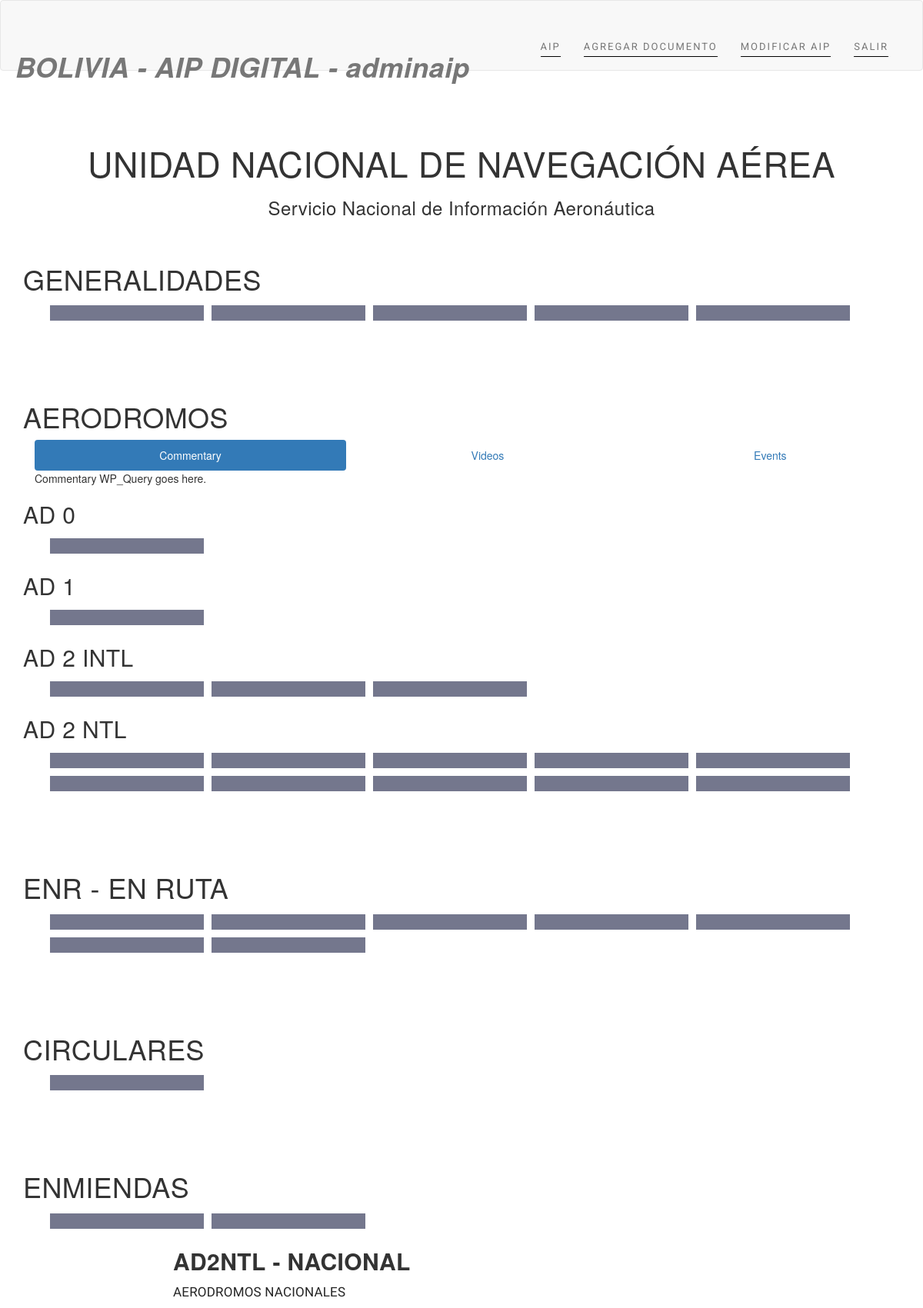
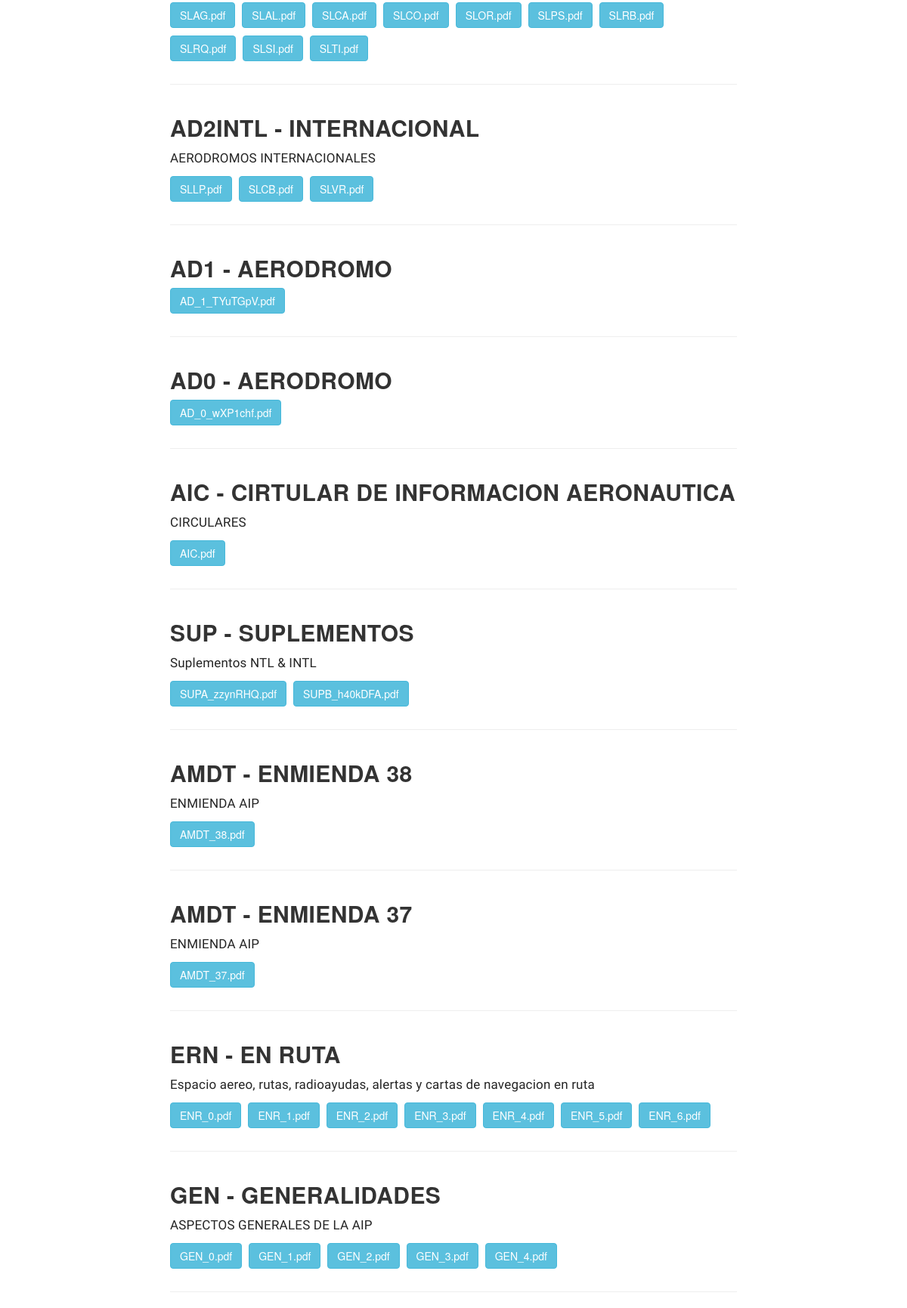
The app's page / (signed in, upper part) with its own data (2 pictures, top to bottom).
### documents/models.py (models this page shows, shortened)
class Document(models.Model):
	uploaded_by	= models.ForeignKey(User, on_delete=models.CASCADE,)
	title 		= models.CharField(max_length=120, null=False, blank=False)
	description = models.TextField(null=True, blank=True)
	timestamp	= models.DateTimeField(auto_now_add=True)
	updated		= models.DateTimeField(auto_now=True)
	slug 		= models.SlugField(null=True, blank=True)

class DocumentUpload(models.Model):
	document_id		= models.IntegerField(default=0)
	name			= models.CharField(max_length=120, null=True, blank=True)
	document_url 	= models.FileField(null=True, blank=True)
	def __str__(self):
		return str(self.document_url)

### documents/views.py (the view)
# urls.py: url(r'^$', display_documents, name='view'),
@login_required()
def display_documents(request):
    template_name = "documents/display_documents.html"
    queryset1 = Document.objects.all().order_by("-pk")
    queryset2 = DocumentUpload.objects.all()
    cdn = CDN_DOMAIN
    context = {"object_list": queryset1, "document_list": queryset2, "cdn": cdn}
    return render(request, template_name, context)

### documents/templatetags/apptags.py (called while the page is built)
@register.filter(name='split')
def split(value, key):
    return value.split(key)

### documents/templates/documents/display_documents.html (shortened to what this page needs)
{% extends "base.html" %}
{% load static %}
{% load apptags %}
{% block CSS %}
<link rel='stylesheet' href='https://maxcdn.bootstrapcdn.com/bootstrap/3.3.5/css/bootstrap.min.css'>
{% endblock CSS %}
{% block content %}
<section>
	<div class="container">
		<div class="row">
			<div class="col-lg-12 text-center">
				<div class="section-title">
					<h2>Unidad Nacional de Navegación Aérea</h2>
					<h3>Servicio Nacional de Información Aeronáutica</h3>
				</div>
			</div>
		</div>
		<h1>GENERALIDADES</h1>
		<div class="container-fluid contenedor text-center">
			<div class=" container text-center">
				{% for obj in object_list %}
				{% with obj.title|split:' - ' as vec_titulos %}
				{% ifequal vec_titulos.0 'GEN' %}
				{% for doc in document_list %}
				{% if doc.document_id == obj.id %}
				<a href="http://google.com" target="_blank" rel="noopener noreferrer">
					<div class="col-lg-4 col-md-4 col-sm-6 col-xs-12 container_foto ">
						<article class="text-left">
						</article>
					</div>
				</a>
				{% endif %}
				{% endfor %}
				{% endifequal%}
				{% endwith%}
				{% endfor%}
			</div>
		</div>
		<br>
		<br>
		<br>
		<br>
		<h1>AERODROMOS</h1>
		<div class="container">
			<ul id="myTabs" class="nav nav-pills nav-justified" role="tablist" data-tabs="tabs">
				<li class="active"><a href="#Commentary" data-toggle="tab">Commentary</a></li>
				<li><a href="#Videos" data-toggle="tab">Videos</a></li>
				<li><a href="#Events" data-toggle="tab">Events</a></li>
			</ul>
			<div class="tab-content">
				<div role="tabpanel" class="tab-pane fade in active" id="Commentary">Commentary WP_Query goes here.
				</div>
			</div>
		</div>
		<h2>AD 0</h2>
		<div class="container-fluid contenedor text-center">
			<div class=" container text-center">
				{% for obj in object_list %}
				{% with obj.title|split:' - ' as vec_titulos %}
				{% ifequal vec_titulos.0 'AD0' %}
				{% for doc in document_list %}
				{% if doc.document_id == obj.id %}
				<a href="http://google.com" target="_blank" rel="noopener noreferrer">
					<div class="col-lg-4 col-md-4 col-sm-6 col-xs-12 container_foto ">
						<article class="text-left">
						</article>
					</div>
				</a>
				{% endif %}
				{% endfor %}
				{% endifequal%}
				{% endwith%}
				{% endfor%}
			</div>
		</div>
		<h2>AD 1</h2>
		<div class="container-fluid contenedor text-center">
			<div class=" container text-center">
				{% for obj in object_list %}
				{% with obj.title|split:' - ' as vec_titulos %}
				{% ifequal vec_titulos.0 'AD1' %}
				{% for doc in document_list %}
				{% if doc.document_id == obj.id %}
				<a href="http://google.com" target="_blank" rel="noopener noreferrer">
					<div class="col-lg-4 col-md-4 col-sm-6 col-xs-12 container_foto ">
						<article class="text-left">
						</article>
					</div>
				</a>
				{% endif %}
				{% endfor %}
				{% endifequal%}
				{% endwith%}
				{% endfor%}
			</div>
		</div>
		<h2>AD 2 INTL</h2>
		<div class="container-fluid contenedor text-center">
			<div class=" container text-center">
				{% for obj in object_list %}
				{% with obj.title|split:' - ' as vec_titulos %}
				{% ifequal vec_titulos.0 'AD2INTL' %}
				{% for doc in document_list %}
				{% if doc.document_id == obj.id %}
				<a href="http://google.com" target="_blank" rel="noopener noreferrer">
					<div class="col-lg-4 col-md-4 col-sm-6 col-xs-12 container_foto ">
						<article class="text-left">
						</article>
					</div>
				</a>
				{% endif %}
				{% endfor %}
				{% endifequal%}
				{% endwith%}
				{% endfor%}
			</div>
		</div>
		<h2>AD 2 NTL</h2>
		<div class="container-fluid contenedor text-center">
			<div class=" container text-center">
				{% for obj in object_list %}
				{% with obj.title|split:' - ' as vec_titulos %}
				{% ifequal vec_titulos.0 'AD2NTL' %}
				{% for doc in document_list %}
				{% if doc.document_id == obj.id %}
				<a href="http://google.com" target="_blank" rel="noopener noreferrer">
					<div class="col-lg-4 col-md-4 col-sm-6 col-xs-12 container_foto ">
						<article class="text-left">
						</article>
					</div>
				</a>
				{% endif %}
				{% endfor %}
				{% endifequal%}
				{% endwith%}
				{% endfor%}
			</div>
		</div>
		<br>
		<br>
		<br>
		<br>
		<h1>ENR - EN RUTA</h1>
		<div class="container-fluid contenedor text-center">
			<div class=" container text-center">
				{% for obj in object_list %}
				{% with obj.title|split:' - ' as vec_titulos %}
				{% ifequal vec_titulos.0 'ERN' %}
				{% for doc in document_list %}
				{% if doc.document_id == obj.id %}
				<a href="http://google.com" target="_blank" rel="noopener noreferrer">
					<div class="col-lg-4 col-md-4 col-sm-6 col-xs-12 container_foto ">
						<article class="text-left">
						</article>
					</div>
				</a>
				{% endif %}
				{% endfor %}
				{% endifequal%}
				{% endwith%}
				{% endfor%}
			</div>
		</div>
		<br>
		<br>
		<br>
		<br>
		<h1>CIRCULARES</h1>
		<a href="http://google.com" target="_blank" rel="noopener noreferrer">
			<div class="container-fluid contenedor text-center">
				<div class=" container text-center">
					{% for obj in object_list %}
					{% with obj.title|split:' - ' as vec_titulos %}
					{% ifequal vec_titulos.0 'AIC' %}
					{% for doc in document_list %}
					{% if doc.document_id == obj.id %}
					<div class="col-lg-4 col-md-4 col-sm-6 col-xs-12 container_foto ">
						<article class="text-left">
						</article>
					</div>
					{% endif %}
					{% endfor %}
					{% endifequal%}
					{% endwith%}
					{% endfor%}
				</div>
			</div>
		</a>
		<br>
		<br>
		<br>
		<br>
		<h1>ENMIENDAS</h1>
		<div class="container-fluid contenedor text-center">
			<div class=" container text-center">
				{% for obj in object_list %}
				{% with obj.title|split:' - ' as vec_titulos %}
				{% ifequal vec_titulos.0 'AMDT' %}
				<a href="http://google.com" target="_blank" rel="noopener noreferrer">
					<div class="col-lg-4 col-md-4 col-sm-6 col-xs-12 container_foto ">
						<article class="text-left">
						</article>
					</div>
				</a>
				{% endifequal%}
				{% endwith%}
				{% endfor%}
			</div>
		</div>
		{% for obj in object_list %}
		<div class="row row-0-gutter">
			<div class="col-md-8 col-md-offset-2 col-0-gutter">
				<h2><strong>{{ obj.title }}</strong></h2>
				<p>{{ obj.description }}</p>
				{% for doc in document_list %}
				{% if doc.document_id == obj.id %}
				<a href="/viewerjs/index.html#{{ cdn }}/media/{{ doc.document_url }}" target="_blank">
					<button class="btn btn-info" style="margin: 0 5px 10px 0;">{{doc}}</button>
				</a>
				{% endif %}
				{% endfor %}
				<hr>
			</div>
		</div>
		{% endfor %}
	</div>
</section>
{% endblock content %}

### templates/base.html (shortened to what this page needs)
{% load static %}
<!DOCTYPE html>
<html lang="en">
	<head>
		<link href="{% static 'css/bootstrap.min.css' %}" rel="stylesheet">
		<link rel="stylesheet" href="https://maxcdn.bootstrapcdn.com/font-awesome/4.4.0/css/font-awesome.min.css">
		<link href="{% static 'css/style.css' %}" rel="stylesheet">
		{% block CSS %}
		{% endblock CSS %}
	</head>
	<body id="page-top">
		<div class="allButFooter">
		<nav class="navbar navbar-default">
			<div class="container">
				<div class="navbar-header page-scroll">
					<a class="navbar-brand page-scroll" href="{% url 'documents:view' %}"><h1><strong><em>BOLIVIA - AIP DIGITAL - {{request.user}}</em></strong></h1></a>
					<br>
				</div>
				<div class="collapse navbar-collapse" id="bs-example-navbar-collapse-1">
					<ul class="nav navbar-nav navbar-right">
						{% if user.is_authenticated %}
						<li>
							<a class="page-scroll" href="{% url 'documents:view' %}">AIP</a>
						</li>
{% ifnotequal request.user.groups.all.0|stringformat:"s"  "G_SUSCRIPTORES_AIP" %}
						<li>
							<a class="page-scroll" href="{% url 'documents:add' %}">Agregar Documento</a>
						</li>
						<li>
							<a class="page-scroll" href="{% url 'documents:user_doc' %}">Modificar AIP</a>
						</li>
{% endifnotequal %}
						<li>
							<a class="page-scroll" href="{% url 'logout' %}">Salir</a>
						</li>
						{% endif %}
					</ul>
				</div>
		</nav>
		<br>
			{% block content %}
			{% endblock content %}
</div>
	</body>
</html>

### static/css/style.css (style rules this page uses)
html, body { margin: 0px; font-family: "Raleway", Sans-serif; }
h1, h2, h3, h4, h5, h6 { font-weight: 200; letter-spacing: 0.4px; font-family: "Raleway", Sans-serif; color: #232323; }
p { font-family: 'Raleway', sans-serif; font-size: 17px; font-weight: 300; line-height: 28px; letter-spacing: 0.2px; color: #252525; }
a, a:hover, a:focus, a:active, a.active { outline: 0; }
@media (min-width: 768px) { section { padding: 150px 0; } }
section { padding: 35px 0 60px; }
.row-0-gutter { margin-left: -13px; margin-right: -13px; }
.col-0-gutter { padding-left: 0; padding-right: 0; }
.navbar-default { background-color: #F1F1F1; border-color: transparent }
.navbar-default .navbar-brand { color: #fff; padding: 5px; }
.navbar-default .navbar-collapse { border-color: rgba(255,255,255,.02) }
.navbar-default .nav li a { font-family: "Roboto",sans-serif; text-transform: uppercase; font-size: 13px; font-weight: 400; letter-spacing: 2px; color: #000; border-bottom: 1px solid; border-color: #000; margin: 10px 15px; padding: 0 0 2px 0; }
@media (min-width:768px) { .navbar-default { background-color: transparent; padding: 40px 0 0px; -webkit-transition:padding .3s; -moz-transition:padding .3s; transition:padding .3s; border:0 } }
@media (min-width:768px) { .navbar-default .navbar-brand { font-size: 2em; -webkit-transition:all .3s; -moz-transition:all .3s; transition:all .3s padding: 0px; } }
@media (min-width:768px) { .navbar-nav>li>a { padding-top: 15px; padding-bottom: 4px; } }
.section-title { padding-bottom: 30px; }
.section-title h2 { font-size: 45px; text-transform: uppercase; }
.allButFooter { min-height: calc(100vh - 95px); }
.btn { display: inline-block; padding: 8px 20px; margin-bottom: 0; font-size: 14px; font-weight: 400; line-height: 1.42857143; text-align: center; white-space: nowrap; vertical-align: middle; -ms-touch-action: manipulation; touch-action: manipulation; cursor: pointer; -webkit-user-select: none; -moz-user-select: none; -ms-user-select: none; user-select: none; background-image: none; border: 1px solid transparent; border-radius: 4px; }

### documents/templates/documents/display_documents.html (style rules this page uses)
.container_foto { background-color: rgba(57, 62, 93, 0.7); padding: 0; overflow: hidden; max-width: 200px; margin: 5px; }
.container_foto article { padding: 10%; position: absolute; bottom: 0; z-index: 1; -webkit-transition: all 0.5s ease; -moz-transition: all 0.5s ease; -o-transition: all 0.5s ease; -ms-transition: all 0.5s ease; transition: all 0.5s ease; }

### records on screen
Document: title "AD2NTL - NACIONAL", description "AERODROMOS NACIONALES"
DocumentUpload: document_url "SLAG.pdf"
DocumentUpload: document_url "SLAL.pdf"
DocumentUpload: document_url "SLCA.pdf"
DocumentUpload: document_url "SLCO.pdf"
DocumentUpload: document_url "SLOR.pdf"
DocumentUpload: document_url "SLPS.pdf"
DocumentUpload: document_url "SLRB.pdf"
DocumentUpload: document_url "SLRQ.pdf"
DocumentUpload: document_url "SLSI.pdf"
DocumentUpload: document_url "SLTI.pdf"
Document: title "AD2INTL - INTERNACIONAL", description "AERODROMOS INTERNACIONALES"
DocumentUpload: document_url "SLLP.pdf"
DocumentUpload: document_url "SLCB.pdf"
DocumentUpload: document_url "SLVR.pdf"
Document: title "AD1 - AERODROMO"
DocumentUpload: document_url "AD_1_TYuTGpV.pdf"
Document: title "AD0 - AERODROMO"
DocumentUpload: document_url "AD_0_wXP1chf.pdf"
Document: title "AIC - CIRTULAR DE INFORMACION AERONAUTICA", description "CIRCULARES"
DocumentUpload: document_url "AIC.pdf"
Document: title "SUP - SUPLEMENTOS", description "Suplementos NTL & INTL"
DocumentUpload: document_url "SUPA_zzynRHQ.pdf"
DocumentUpload: document_url "SUPB_h40kDFA.pdf"
Document: title "AMDT - ENMIENDA 38", description "ENMIENDA AIP"
DocumentUpload: document_url "AMDT_38.pdf"
Document: title "AMDT - ENMIENDA 37", description "ENMIENDA AIP"
DocumentUpload: document_url "AMDT_37.pdf"
Document: title "ERN - EN RUTA", description "Espacio aereo, rutas, radioayudas, alertas y cartas de navegacion en ruta"
DocumentUpload: document_url "ENR_0.pdf"
DocumentUpload: document_url "ENR_1.pdf"
DocumentUpload: document_url "ENR_2.pdf"
DocumentUpload: document_url "ENR_3.pdf"
DocumentUpload: document_url "ENR_4.pdf"
DocumentUpload: document_url "ENR_5.pdf"
DocumentUpload: document_url "ENR_6.pdf"
Document: title "GEN - GENERALIDADES", description "ASPECTOS GENERALES DE LA AIP"
DocumentUpload: document_url "GEN_0.pdf"
DocumentUpload: document_url "GEN_1.pdf"
DocumentUpload: document_url "GEN_2.pdf"
DocumentUpload: document_url "GEN_3.pdf"
DocumentUpload: document_url "GEN_4.pdf"

### other values on screen
{{ request.user }} "adminaip"
